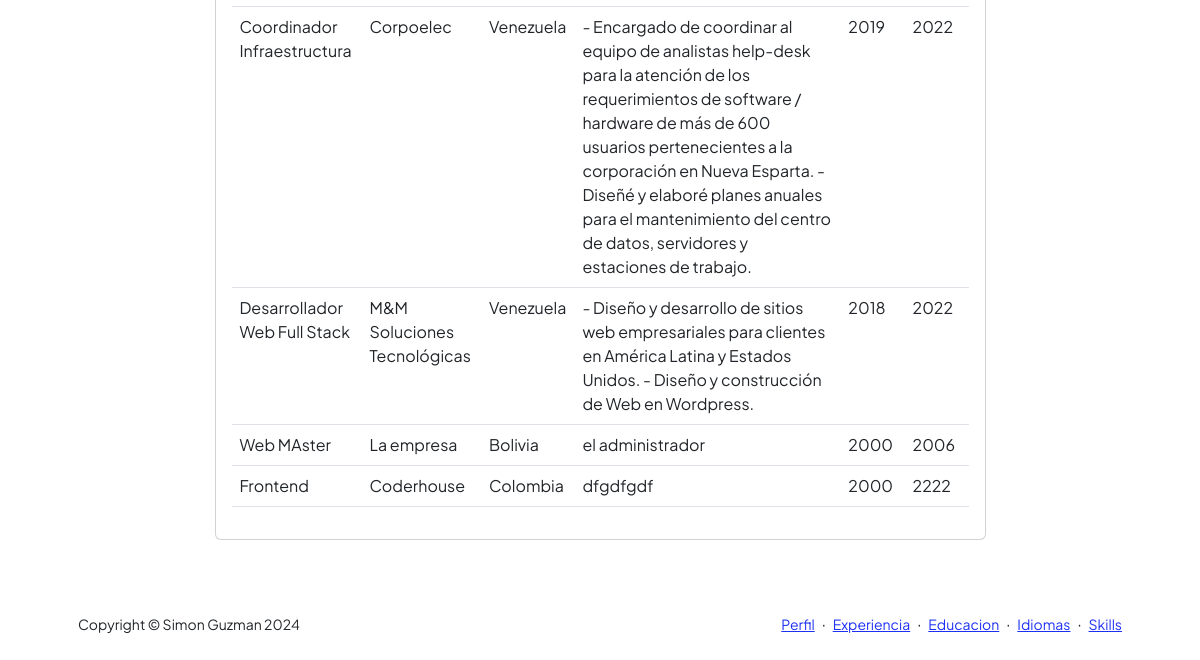
The page /AppCurriculum/experiencia (lower part) on the database as committed earlier.
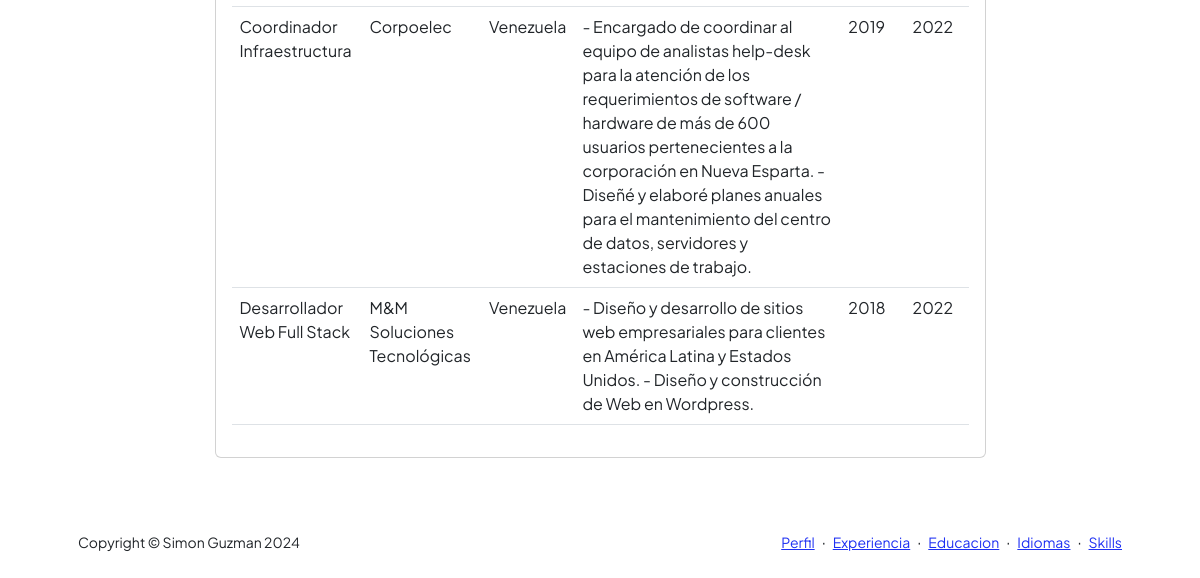
The same page on the database as committed later.
### AppCurriculum/models.py (models this page shows, shortened)
class ExperienciaLaboral(models.Model):
    cargo = models.CharField(max_length=100)
    empresa = models.CharField(max_length=100)
    periodo_inicio = models.IntegerField()
    periodo_fin = models.IntegerField(null=True, blank=True)
    description = models.CharField(max_length=1000)
    pais = models.CharField(max_length=50)

### AppCurriculum/views.py (the view, shortened to what this page needs)
# urls.py: path('experiencia',views.experiencia,name="Experiencia"),
def experiencia(request):
    experiencias = ExperienciaLaboral.objects.all()
    if request.method == 'POST':
        miFormulario = ExperienciaFormulario(request.POST)
        print(miFormulario)
        if miFormulario.is_valid():
            if 'periodo_inicio'in request.POST:
                informacion = miFormulario.cleaned_data
                exp = ExperienciaLaboral (cargo=informacion['cargo'],empresa=informacion['empresa'],periodo_fin=informacion['periodo_fin'],periodo_inicio=informacion['periodo_inicio'],description=informacion['description'],pais=informacion['pais'])
                exp.save()
                miFormulario = ExperienciaFormulario()
                return render(request,"AppCurriculum/experiencia.html",{"experiencias":experiencias,"miFormulario":miFormulario,"resp":"Datos guardados Correctamente","respSearch":""})
            else:
                return render(request,"AppCurriculum/experiencia.html",{"experiencias":experiencias,"miFormulario":miFormulario,"resp":"Datos No Gurdados","respSearch":""})
    else:
        miFormulario = ExperienciaFormulario()
    return render(request,"AppCurriculum/experiencia.html",{"experiencias":experiencias,"miFormulario":miFormulario,"resp":"","respSearch":""})

### AppCurriculum/templates/AppCurriculum/experiencia.html (shortened to what this page needs)
{% extends "AppCurriculum/template.html" %}
{% load static %}
{% block datosDinamicos %}
<div class="container px-5 my-5">
    <div class="row gx-5 justify-content-center">
        <div class="col-lg-11 col-xl-9 col-xxl-8">
               <div class="card" style="margin-top: 20px;">
                <div class="card-body">
                    <section>
                            <table class="table caption-top">
                                <tbody>
                                    {% for exp in experiencias %}
                                    <tr>
                                    <td>{{exp.cargo}}</td>
                                    <td>{{exp.empresa}}</td>
                                    <td>{{exp.pais}}</td>
                                    <td>{{exp.description}}</td>
                                    <td>{{exp.periodo_inicio}}</td>
                                    <td>{{exp.periodo_fin}}</td>
                                    </tr>
                                    {% endfor%}
                                </tbody>
                            </table>
                        </section>
                </div>
              </div>
        </div>
    </div>
</div>
{% endblock %}

Rows that differ between the two databases and show on the page:
removed ExperienciaLaboral: cargo "Web MAster", empresa "La empresa", pais "Bolivia", description "el administrador", periodo_inicio "2000", periodo_fin "2006"
removed ExperienciaLaboral: cargo "Frontend", empresa "Coderhouse", pais "Colombia", description "dfgdfgdf", periodo_inicio "2000", periodo_fin "2222"
